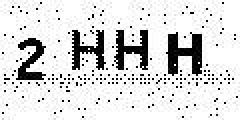
#> input picture tutorial/pil/images/idcode1.jpeg, 120 x 60 px (shown 2 times larger)
$ python denoise.py
#> lines starting #> are read from the running program, lines starting #| are printed output that depends on the picture; after the words box and inside, x2 and y2 are one past the last pixel; in counts of white or black regions, pixels touching at a corner belong together
"""二值化降噪的过程"""

from PIL import Image,ImageEnhance,ImageFilter


im = Image.open("images/idcode1.jpeg")
#> im is the input picture: PIL image 120x60 L; min 0, max 255, mean 217.6
im = im.filter(ImageFilter.MedianFilter())
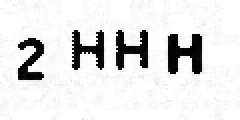
#> im: PIL image 120x60 L (shown 2 times larger); min 0, max 255, mean 227.1
enhancer = ImageEnhance.Contrast(im)
im = enhancer.enhance(2)
im = im.convert('1')
#> im: PIL image 120x60 1; 90% white; 4 black regions, box (x1, y1, x2, y2) and area: (84, 17, 101, 37) 226, (58, 15, 74, 35) 175, (36, 15, 52, 35) 166, (9, 19, 22, 40) 154
im.show()
